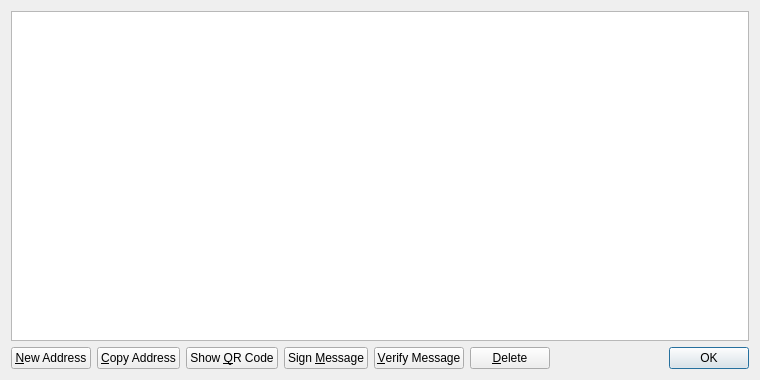
<?xml version="1.0" encoding="UTF-8"?>
<ui version="4.0">
 <class>AddressBookPage</class>
 <widget class="QWidget" name="AddressBookPage">
  <property name="geometry">
   <rect>
    <x>0</x>
    <y>0</y>
    <width>760</width>
    <height>380</height>
   </rect>
  </property>
  <property name="windowTitle">
   <string>Address Book</string>
  </property>
  <layout class="QVBoxLayout" name="verticalLayout">
   <item>
    <widget class="QTableView" name="tableView">
     <property name="contextMenuPolicy">
      <enum>Qt::CustomContextMenu</enum>
     </property>
     <property name="toolTip">
      <string>Double-click to edit address or label</string>
     </property>
     <property name="tabKeyNavigation">
      <bool>false</bool>
     </property>
     <property name="alternatingRowColors">
      <bool>true</bool>
     </property>
     <property name="selectionMode">
      <enum>QAbstractItemView::SingleSelection</enum>
     </property>
     <property name="selectionBehavior">
      <enum>QAbstractItemView::SelectRows</enum>
     </property>
     <property name="sortingEnabled">
      <bool>false</bool>
     </property>
     <attribute name="verticalHeaderVisible">
      <bool>false</bool>
     </attribute>
    </widget>
   </item>
   <item>
    <layout class="QHBoxLayout" name="horizontalLayout">
     <item>
      <widget class="QPushButton" name="newAddressButton">
       <property name="toolTip">
        <string>Create a new address</string>
       </property>
       <property name="text">
        <string>&amp;New Address</string>
       </property>
       <property name="icon">
        <iconset resource="../bitcoin.qrc">
         <normaloff>:/icons/add</normaloff>:/icons/add</iconset>
       </property>
      </widget>
     </item>
     <item>
      <widget class="QPushButton" name="copyToClipboard">
       <property name="toolTip">
        <string>Copy the currently selected address to the system clipboard</string>
       </property>
       <property name="text">
        <string>&amp;Copy Address</string>
       </property>
       <property name="icon">
        <iconset resource="../bitcoin.qrc">
         <normaloff>:/icons/editcopy</normaloff>:/icons/editcopy</iconset>
       </property>
      </widget>
     </item>
     <item>
      <widget class="QPushButton" name="showQRCode">
       <property name="text">
        <string>Show &amp;QR Code</string>
       </property>
       <property name="icon">
        <iconset resource="../bitcoin.qrc">
         <normaloff>:/icons/qrcode</normaloff>:/icons/qrcode</iconset>
       </property>
      </widget>
     </item>
     <item>
      <widget class="QPushButton" name="signMessage">
       <property name="toolTip">
        <string>Sign a message to prove you own a FoodSafetyCoin address</string>
       </property>
       <property name="text">
        <string>Sign &amp;Message</string>
       </property>
       <property name="icon">
        <iconset resource="../bitcoin.qrc">
         <normaloff>:/icons/edit</normaloff>:/icons/edit</iconset>
       </property>
      </widget>
     </item>
     <item>
      <widget class="QPushButton" name="verifyMessage">
       <property name="toolTip">
        <string>Verify a message to ensure it was signed with a specified FoodSafetyCoin address</string>
       </property>
       <property name="text">
        <string>&amp;Verify Message</string>
       </property>
       <property name="icon">
        <iconset resource="../bitcoin.qrc">
         <normaloff>:/icons/signmsg</normaloff>:/icons/signmsg</iconset>
       </property>
      </widget>
     </item>
     <item>
      <widget class="QPushButton" name="deleteButton">
       <property name="toolTip">
        <string>Delete the currently selected address from the list</string>
       </property>
       <property name="text">
        <string>&amp;Delete</string>
       </property>
       <property name="icon">
        <iconset resource="../bitcoin.qrc">
         <normaloff>:/icons/remove</normaloff>:/icons/remove</iconset>
       </property>
      </widget>
     </item>
     <item>
      <spacer name="horizontalSpacer">
       <property name="orientation">
        <enum>Qt::Horizontal</enum>
       </property>
       <property name="sizeHint" stdset="0">
        <size>
         <width>40</width>
         <height>20</height>
        </size>
       </property>
      </spacer>
     </item>
     <item>
      <widget class="QDialogButtonBox" name="buttonBox">
       <property name="sizePolicy">
        <sizepolicy hsizetype="Maximum" vsizetype="Fixed">
         <horstretch>0</horstretch>
         <verstretch>0</verstretch>
        </sizepolicy>
       </property>
       <property name="standardButtons">
        <set>QDialogButtonBox::Ok</set>
       </property>
      </widget>
     </item>
    </layout>
   </item>
  </layout>
 </widget>
 <resources>
  <include location="../bitcoin.qrc"/>
 </resources>
 <connections/>
</ui>
